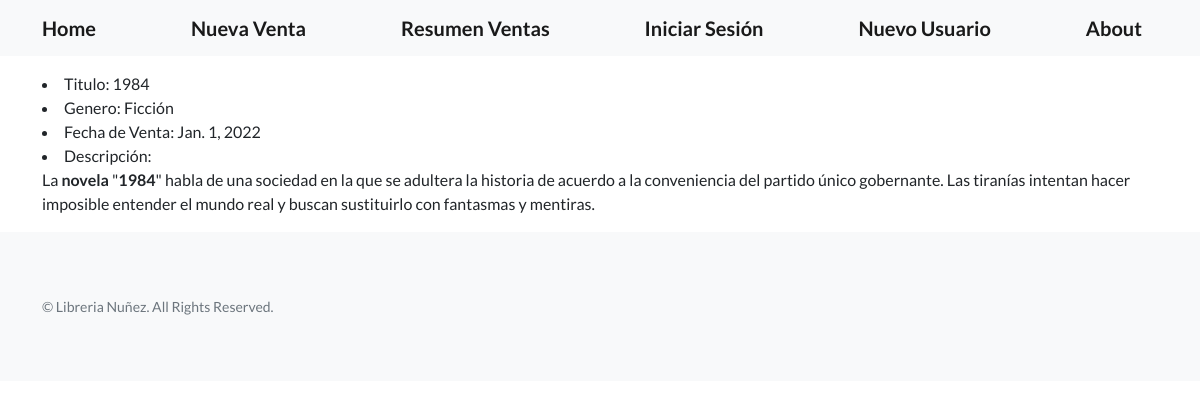
Page /ver-venta/2 on the committed database.
### home/models.py (models this page shows, shortened)
class Libreria(models.Model):
    titulo = models.CharField(max_length=30)
    genero = models.CharField(max_length=30)
    mes_venta = models.DateField()
    descripcion = RichTextField(null=True)

### home/views.py (the view)
# urls.py: path('ver-venta/<int:pk>', views.VerVenta.as_view(), name="ver_venta"),
class VerVenta(DetailView):
    model = Libreria
    template_name = 'home/ver_venta_cbv.html'

### home/templates/home/ver_venta_cbv.html (shortened to what this page needs)
{% extends 'home/base.html' %}
{% block mi_contenido  %}
<p>
    <li> Titulo: {{libreria.titulo}} </li>
    <li> Genero: {{libreria.genero}} </li>
    <li> Fecha de Venta: {{libreria.mes_venta}} </li>
    <li> Descripción: {{libreria.descripcion | safe}} </li>
</p>
{% endblock mi_contenido  %}

### rows in the picture
Libreria: titulo "1984", genero "Ficción", mes_venta "Jan. 1, 2022", descripcion "La novela \" 1984 \" habla de una sociedad en la que se adultera la historia de acuerdo a la conveniencia del partido único gobernante. Las tiranías intentan hacer imposible entender el mundo real y buscan sustituirlo con fantasmas y mentiras."
